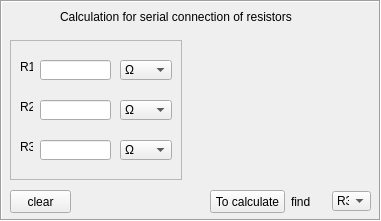
     <widget class="QFrame" name="frame_2">
      <property name="geometry">
       <rect>
        <x>10</x>
        <y>90</y>
        <width>381</width>
        <height>221</height>
       </rect>
      </property>
      <property name="frameShape">
       <enum>QFrame::Box</enum>
      </property>
      <property name="frameShadow">
       <enum>QFrame::Sunken</enum>
      </property>
      <widget class="QLabel" name="label_6">
       <property name="geometry">
        <rect>
         <x>190</x>
         <y>40</y>
         <width>191</width>
         <height>131</height>
        </rect>
       </property>
       <property name="text">
        <string/>
       </property>
       <property name="pixmap">
        <pixmap>res/resistors_ps.bmp</pixmap>
       </property>
      </widget>
      <widget class="QLabel" name="label_10">
       <property name="geometry">
        <rect>
         <x>60</x>
         <y>10</y>
         <width>277</width>
         <height>13</height>
        </rect>
       </property>
       <property name="text">
        <string>Calculation for serial connection of resistors</string>
       </property>
      </widget>
      <widget class="QFrame" name="frame_4">
       <property name="geometry">
        <rect>
         <x>10</x>
         <y>40</y>
         <width>172</width>
         <height>140</height>
        </rect>
       </property>
       <property name="frameShape">
        <enum>QFrame::StyledPanel</enum>
       </property>
       <property name="frameShadow">
        <enum>QFrame::Raised</enum>
       </property>
       <widget class="QLabel" name="label_12">
        <property name="geometry">
         <rect>
          <x>10</x>
          <y>20</y>
          <width>13</width>
          <height>13</height>
         </rect>
        </property>
        <property name="text">
         <string>R1</string>
        </property>
       </widget>
       <widget class="QLabel" name="label_14">
        <property name="geometry">
         <rect>
          <x>10</x>
          <y>100</y>
          <width>13</width>
          <height>13</height>
         </rect>
        </property>
        <property name="text">
         <string>R3</string>
        </property>
       </widget>
       <widget class="QLineEdit" name="line_resps1">
        <property name="geometry">
         <rect>
          <x>30</x>
          <y>20</y>
          <width>71</width>
          <height>20</height>
         </rect>
        </property>
       </widget>
       <widget class="QComboBox" name="val_resps1">
        <property name="geometry">
         <rect>
          <x>110</x>
          <y>20</y>
          <width>52</width>
          <height>20</height>
         </rect>
        </property>
        <property name="currentIndex">
         <number>2</number>
        </property>
        <item>
         <property name="text">
          <string>МΩ</string>
         </property>
        </item>
        <item>
         <property name="text">
          <string>kΩ</string>
         </property>
        </item>
        <item>
         <property name="text">
          <string>Ω</string>
         </property>
        </item>
        <item>
         <property name="text">
          <string>mΩ</string>
         </property>
        </item>
        <item>
         <property name="text">
          <string>uΩ</string>
         </property>
        </item>
       </widget>
       <widget class="QComboBox" name="val_resps3">
        <property name="geometry">
         <rect>
          <x>110</x>
          <y>100</y>
          <width>52</width>
          <height>20</height>
         </rect>
        </property>
        <property name="currentIndex">
         <number>2</number>
        </property>
        <item>
         <property name="text">
          <string>МΩ</string>
         </property>
        </item>
        <item>
         <property name="text">
          <string>kΩ</string>
         </property>
        </item>
        <item>
         <property name="text">
          <string>Ω</string>
         </property>
        </item>
        <item>
         <property name="text">
          <string>mΩ</string>
         </property>
        </item>
        <item>
         <property name="text">
          <string>uΩ</string>
         </property>
        </item>
       </widget>
       <widget class="QComboBox" name="val_resps2">
        <property name="geometry">
         <rect>
          <x>110</x>
          <y>60</y>
          <width>52</width>
          <height>20</height>
         </rect>
        </property>
        <property name="currentIndex">
         <number>2</number>
        </property>
        <item>
         <property name="text">
          <string>МΩ</string>
         </property>
        </item>
        <item>
         <property name="text">
          <string>kΩ</string>
         </property>
        </item>
        <item>
         <property name="text">
          <string>Ω</string>
         </property>
        </item>
        <item>
         <property name="text">
          <string>mΩ</string>
         </property>
        </item>
        <item>
         <property name="text">
          <string>uΩ</string>
         </property>
        </item>
       </widget>
       <widget class="QLineEdit" name="line_resps2">
        <property name="geometry">
         <rect>
          <x>30</x>
          <y>60</y>
          <width>71</width>
          <height>20</height>
         </rect>
        </property>
       </widget>
       <widget class="QLabel" name="label_13">
        <property name="geometry">
         <rect>
          <x>10</x>
          <y>60</y>
          <width>13</width>
          <height>13</height>
         </rect>
        </property>
        <property name="text">
         <string>R2</string>
        </property>
       </widget>
       <widget class="QLineEdit" name="line_resps3">
        <property name="geometry">
         <rect>
          <x>30</x>
          <y>100</y>
          <width>71</width>
          <height>20</height>
         </rect>
        </property>
       </widget>
      </widget>
      <widget class="QComboBox" name="find_resps">
       <property name="geometry">
        <rect>
         <x>332</x>
         <y>191</y>
         <width>39</width>
         <height>20</height>
        </rect>
       </property>
       <property name="currentIndex">
        <number>2</number>
       </property>
       <item>
        <property name="text">
         <string>R1</string>
        </property>
       </item>
       <item>
        <property name="text">
         <string>R2</string>
        </property>
       </item>
       <item>
        <property name="text">
         <string>R3</string>
        </property>
       </item>
      </widget>
      <widget class="QLabel" name="label_18">
       <property name="geometry">
        <rect>
         <x>291</x>
         <y>181</y>
         <width>35</width>
         <height>41</height>
        </rect>
       </property>
       <property name="text">
        <string>find</string>
       </property>
      </widget>
      <widget class="QPushButton" name="bfind_resps">
       <property name="geometry">
        <rect>
         <x>210</x>
         <y>190</y>
         <width>75</width>
         <height>23</height>
        </rect>
       </property>
       <property name="text">
        <string>To calculate</string>
       </property>
      </widget>
      <widget class="QPushButton" name="c1_2">
       <property name="geometry">
        <rect>
         <x>10</x>
         <y>190</y>
         <width>61</width>
         <height>23</height>
        </rect>
       </property>
       <property name="text">
        <string>clear</string>
       </property>
      </widget>
     </widget>
